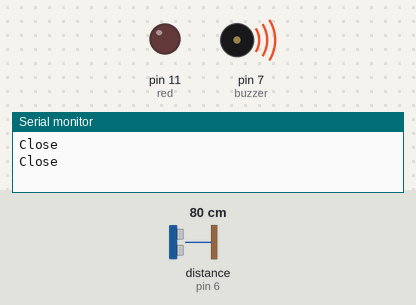
A sketch run on a simulated Arduino Uno, built with avr-gcc and run on an emulated ATmega328P. On the bench: output pins drawn as LEDs (lit = HIGH), buzzer (waves = sounding, pin HIGH), the last lines printed to the serial monitor. Wiring (inferred from the names in the program): ultrasonic range finder: trigger pin 5; echo pin 6. Dashed ring = blinking. The inputs (shaded band) are chosen by the test bench; at power-on: distance to the obstacle (sensor on pin 6) 80 cm. The echo pulse lasts 58.3 µs per cm; pins used as bus, display or sensor lines are not drawn.

Above: at 2.5 s.
2.6 s: distance to the obstacle (sensor on pin 6) set to 23 cm
6.1 s: distance to the obstacle (sensor on pin 6) set to 20 cm
At 9.1 s:
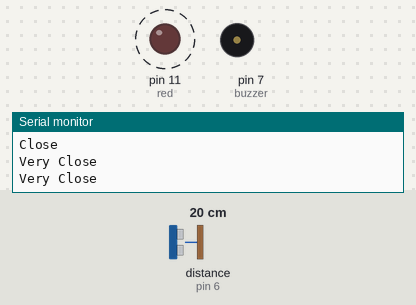
11.5 s: distance to the obstacle (sensor on pin 6) set to 120 cm
At 11.62 s:
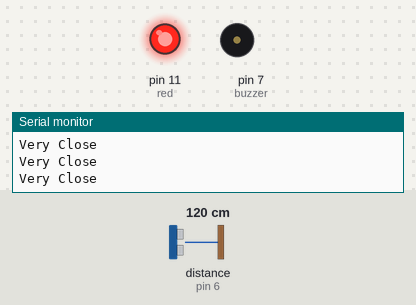
14.8 s: distance to the obstacle (sensor on pin 6) set to 105 cm
17.1 s: distance to the obstacle (sensor on pin 6) set to 100 cm
At 19.0 s:
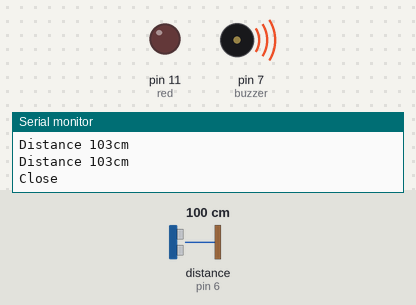
22.5 s: distance to the obstacle (sensor on pin 6) set to 2 cm
At 22.8 s:
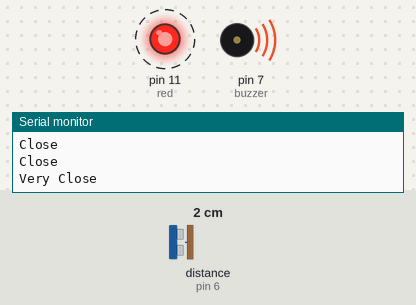
Timing chart, 0 to 28.2 s (numbered marks = the images above; inputs shaded):
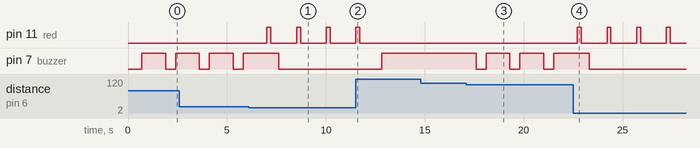

Measured:
- the behaviour switches between 22 and 21 cm on distance to the obstacle (sensor on pin 6) (found by bisection; images 0 and 1)
- the behaviour switches between 103 and 102 cm on distance to the obstacle (sensor on pin 6) (found by bisection; images 2 and 3)
- after the input at 6.1 s, pin 11 (red): alternates HIGH for 0.20 s and LOW for 1.3 s, starting after 0.92 s
- after the input at 11.5 s, pin 11 (red): goes on until 11.7 s, then stays LOW; pin 7 (buzzer): LOW → HIGH after 1.3 s
- after the input at 17.1 s, pin 7 (buzzer): alternates HIGH for 1.2 s and LOW for 0.50 s, starting after 0.49 s
- after the input at 22.5 s, pin 11 (red): alternates HIGH for 0.20 s and LOW for 1.3 s, starting after 0.21 s

The sketch:

blind_man_stick.ino
```cpp
int trig = 5;
int echo = 6;
int buzzer = 7;
float duration;
int dist;
int red = 11;


void setup() {
  Serial.begin(9600);
  pinMode(trig,OUTPUT);
  pinMode(echo,INPUT);
  pinMode(buzzer,OUTPUT);
  pinMode(red, OUTPUT);
}

void loop() {
  digitalWrite(trig,LOW);
  delayMicroseconds(5);

  digitalWrite(trig,HIGH);
  delayMicroseconds(10);
  digitalWrite(trig,LOW);

  duration = pulseIn(echo, HIGH);

  dist = duration*0.017;

  if(dist>20 && dist<=100){
    Serial.println("Close");
    delay(200);
    digitalWrite(buzzer, LOW);
    delay(500);
    digitalWrite(buzzer,HIGH);
    delay(500);
  }

  else if(dist<=20){
    Serial.println("Very Close");
    delay(200);
    red_color();
    delay(200);
    digitalWrite(buzzer, LOW);
    delay(200);
  }

  else{
    Serial.println("Distance "+String(dist) + "cm");
    digitalWrite(buzzer, HIGH);
  }
  delay(500);
}

void red_color(){
    digitalWrite(red,HIGH);
    delay(200);
    digitalWrite(red,LOW);
    delay(200);
}
```
